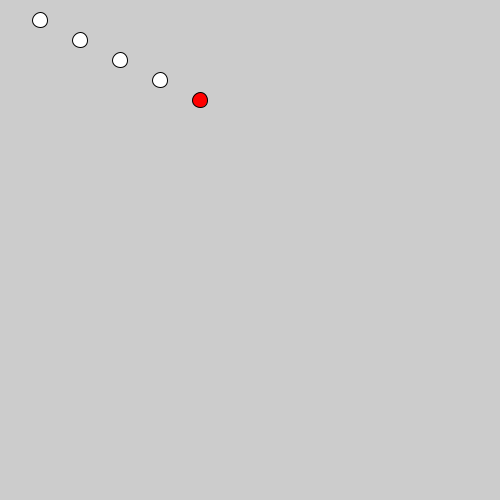
Frame 1 (no input)
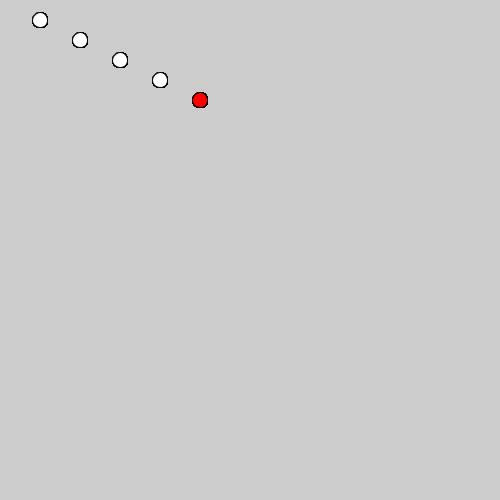
Frame 60 (the mouse pressed at the canvas centre just before this capture)
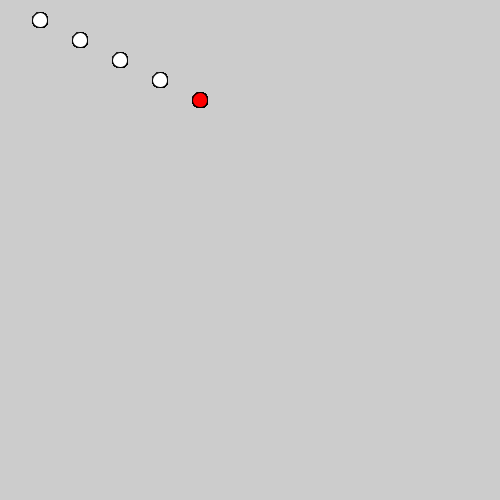
Frame 120 (the mouse held since frame 60 and released just before this capture)

The Processing sketch that drew these frames (run headless with seeded random() and noise(); from frame 60 on, the mouse is pressed at the canvas centre):

// Processing sketch: array_01
// ── array_01.pde
float [] valoresA = {40, 80, 120, 160, 200};
float [] valoresB = {20, 40, 60, 80, 100};

void setup() {
  size(500, 500);
}

void draw() {
  for (int i=0; i<valoresA.length; i++) {
    
    if (i==4) {
      fill(255, 0, 0);
    } else {
      fill(255);
    }

    ellipse(valoresA[i], valoresB[i], 15, 15);
  }
}
